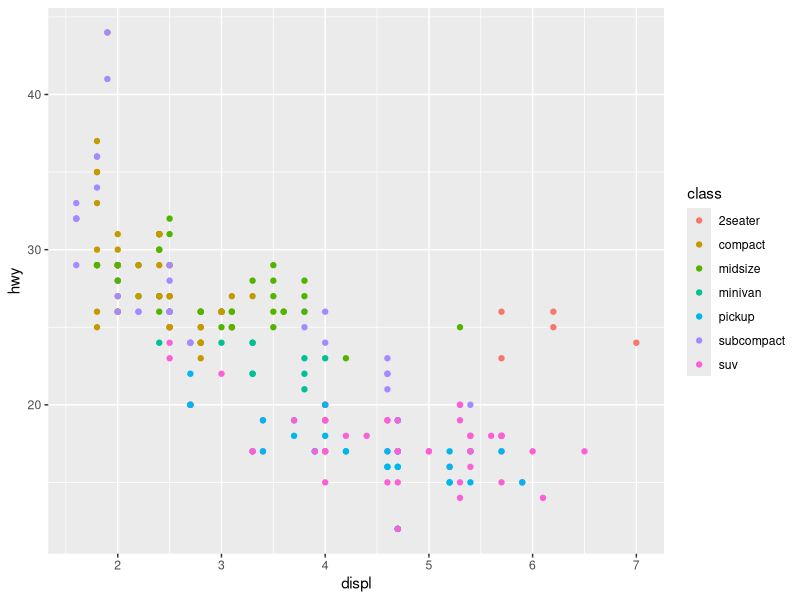
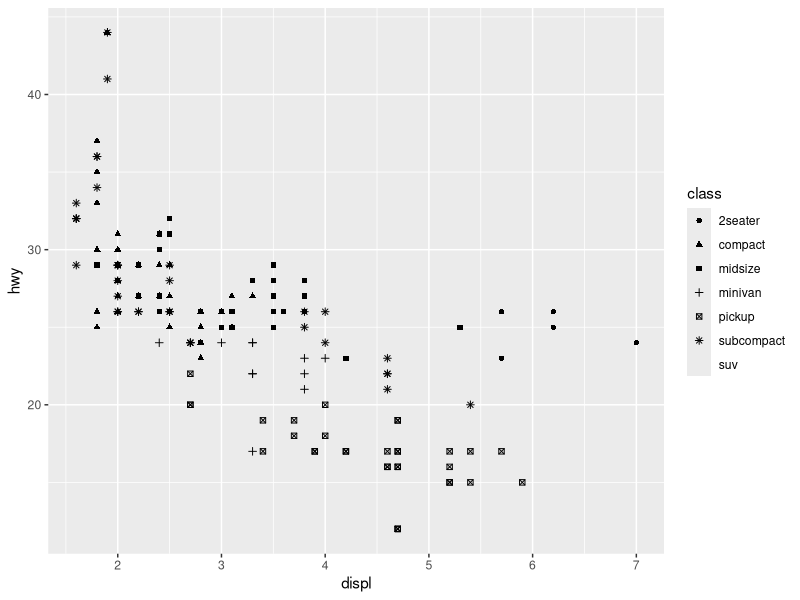
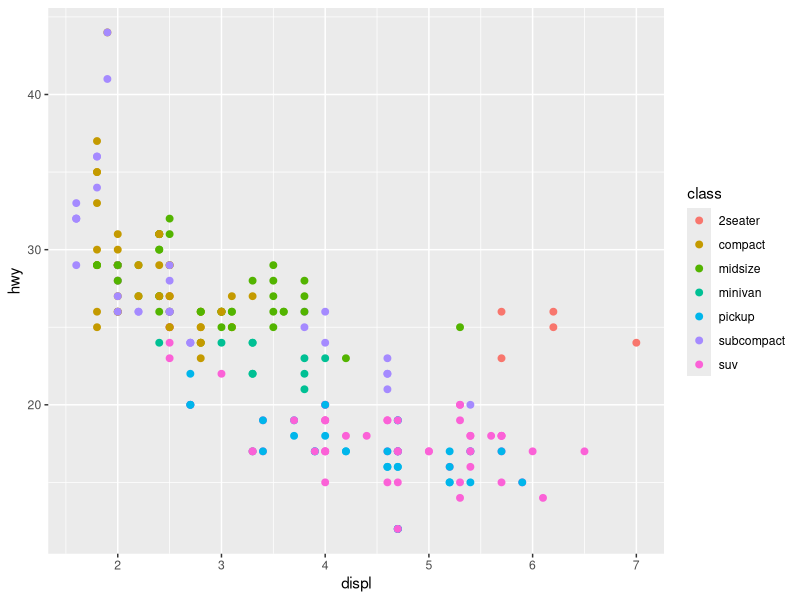
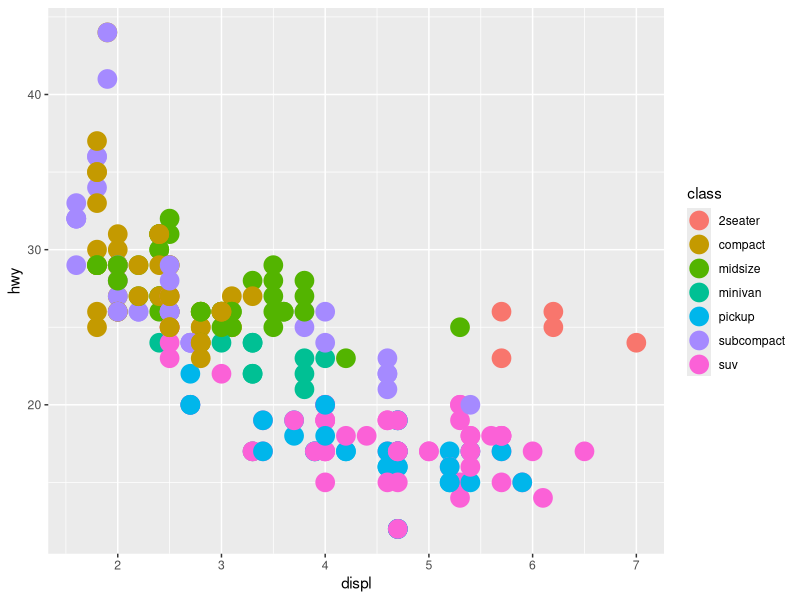
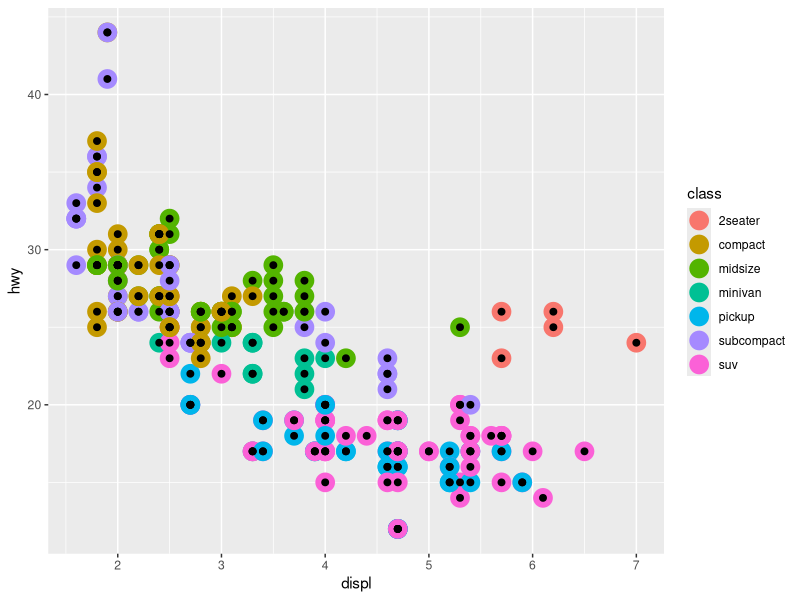
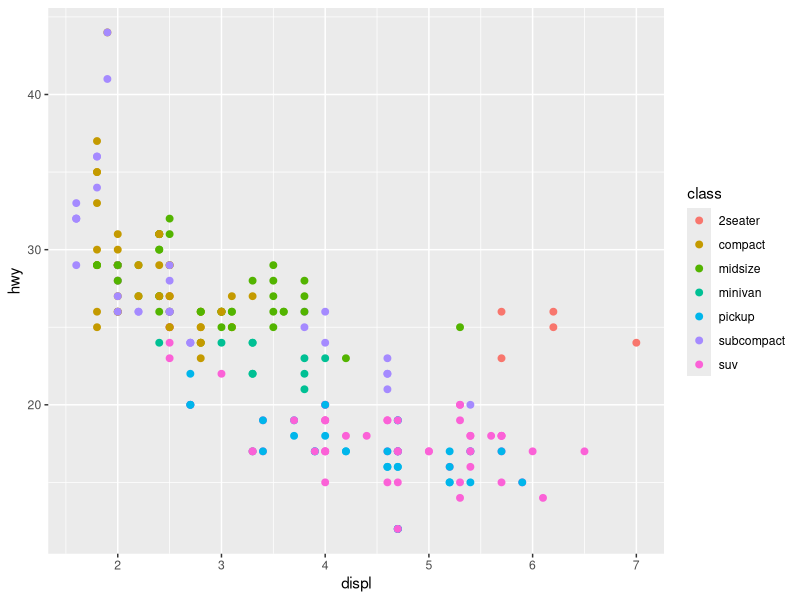
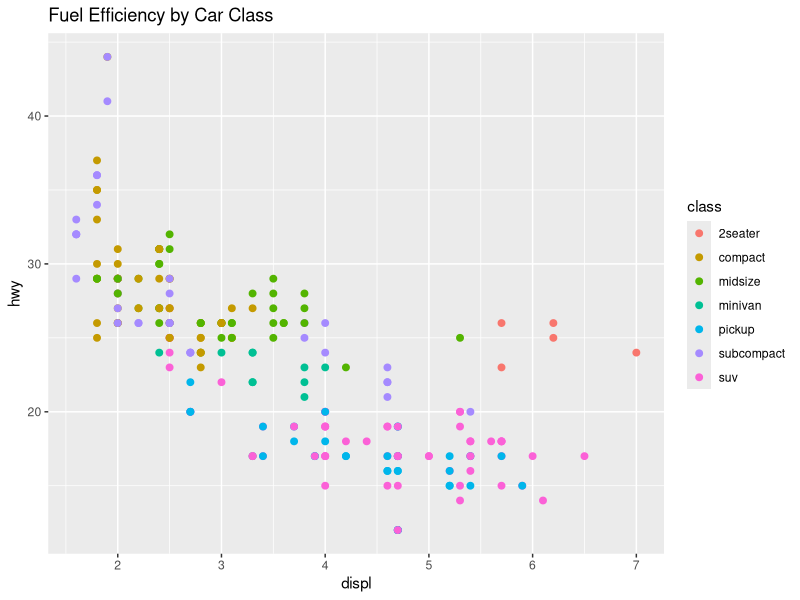
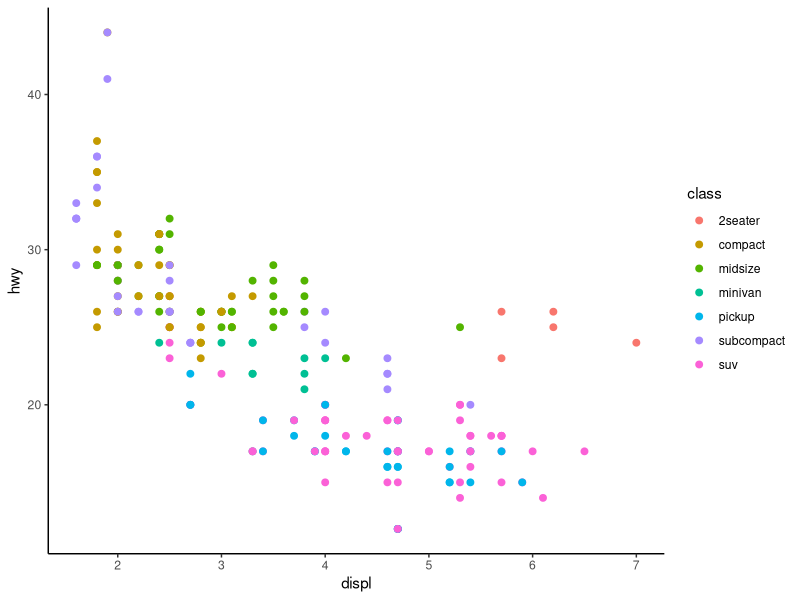

Reproduce these figures in R, in order.
## ---- chunk 1
knitr::opts_chunk$set(
  echo = TRUE,
  message = FALSE,
  warning = FALSE,
  tidy = FALSE,
  fig.width = 7,
  fig.asp = 0.618,
  dev = "png",       # Add this
  dpi = 96           # Add this
)
## ---- chunk 2


library(tidyverse)                # for ggplot2 and mpg
library(patchwork)                # for combining plots
library(scales)                   # for axis formatting

## ---- chunk 3
?mpg
names(mpg)
## ---- chunk 4
# Mapping class to color works well
ggplot(mpg, aes(x = displ, y = hwy, color = class)) +
  geom_point()
## ---- chunk 5
# Mapping class to shape produces warnings
ggplot(mpg, aes(x = displ, y = hwy, shape = class)) +
  geom_point()
## ---- chunk 6
# Create a saved plot
p1 <- ggplot(mpg, aes(x = displ, y = hwy, color = class)) + 
  geom_point(size = 2)

p1  # p1
## ---- chunk 7

p2 = p1 + geom_point(size = 6)

p2
## ---- chunk 8
p3 = p2+ geom_point(size = 2, color = "black") # "Wait... now I see BOTH layers! Small points on top of the original size!"

p3
## ---- chunk 9
p1 <- ggplot(mpg, aes(x = displ, y = hwy, color = class)) +
  geom_point(size = 2)

p1
## ---- chunk 10
# Change the labels
p1 + labs(title = "Fuel Efficiency by Car Class")

# Change the theme  
p1 + theme_classic()
## ---- chunk 11
# Save plots to variables
p1 <- ggplot(mpg, aes(x = displ, y = hwy, color = class)) +
  geom_point()

p2 <- ggplot(mpg, aes(x = displ, y = hwy, shape = class)) +
  geom_point()

# Combine side-by-side with +
p1 + p2
## ---- chunk 12
# Stack plots vertically
p1 / p2
## ---- chunk 13
# class mapped to size
ggplot(mpg, aes(x = displ, y = hwy, size = class)) +
  geom_point() 
## ---- chunk 14
# class mapped to alpha
ggplot(mpg, aes(x = displ, y = hwy, alpha = class)) +
  geom_point() 
## ---- chunk 15
ggplot(mpg, aes(x = displ, y = hwy)) + 
  geom_point(color = "blue") 
## ---- chunk 16
# color varies by class (class is a column in mpg)
ggplot(mpg, aes(x = displ, y = hwy, color = class)) +
  geom_point()
## ---- chunk 17
# all points are pink
ggplot(mpg, aes(x = displ, y = hwy)) +
  geom_point(color = "pink", size = 3)
## ---- chunk 18
# this works!
ggplot(mpg, aes(x = displ, y = hwy)) +
  geom_point(color = "blue")
## ---- chunk 19

# Your code here
## ---- chunk 20
# Your code here 
## ---- chunk 21

# Your code here
## ---- chunk 22

# Your code here
## ---- chunk 23
# Scatterplot
ggplot(mpg, aes(x = displ, y = hwy)) +  
  geom_point() 
## ---- chunk 24
# Smooth line
ggplot(mpg, aes(x = displ, y = hwy)) + 
  geom_smooth()
## ---- chunk 25
# Shape doesn't work with geom_smooth - no legend appears
ggplot(mpg, aes(x = displ, y = hwy, shape = drv)) + 
  geom_smooth()
## ---- chunk 26
# Linetype DOES work with geom_smooth
ggplot(mpg, aes(x = displ, y = hwy, linetype = drv)) + 
  geom_smooth()
## ---- chunk 27
ggplot(mpg, aes(x = displ, y = hwy, color = drv)) +
  geom_point() + 
  geom_smooth(aes(linetype = drv))
## ---- chunk 28
ggplot(mpg, aes(x = displ, y = hwy)) +
  geom_point() +
  geom_point(
   data  = mpg |> filter(class == '2seater'),
    color = "red",
    size = 3
  )
## ---- chunk 29
# Histogram shows distribution
ggplot(mpg, aes(x = hwy)) + 
  geom_histogram(binwidth = 2)
## ---- chunk 30
# Density plot shows smooth distribution
ggplot(mpg, aes(x = hwy)) + 
  geom_density()
## ---- chunk 31
# Boxplot shows summary statistics and outliers
ggplot(mpg, aes(x = hwy)) + 
  geom_boxplot()
## ---- chunk 32
# Compare these two plots
# Points overlap - hard to see how many there are
ggplot(mpg, aes(x = class, y = hwy)) +
  geom_point()

# Jittered points - easier to see individual observations
ggplot(mpg, aes(x = class, y = hwy)) +
  geom_jitter(width = 0.2)
## ---- chunk 33
 # Jittered points - easier to see individual observations
ggplot(mpg, aes(x = class, y = hwy)) +
  geom_boxplot(outlier.shape = NA) +  # Don't show outliers (we have jittered points)
  geom_jitter(aes(color = class), width = 0.2)


# Notice if you change the order of `geom_point` with `geom_jitter` the boxplot argument dominates (layers STACK)
ggplot(mpg, aes(x = class, y = hwy,color=class)) +
  geom_jitter(width = 0.2)+geom_boxplot(aes(color=class))


## ---- chunk 34
# Your code here 
## ---- chunk 35
ggplot(mpg, aes(x = displ, y = hwy)) +
  geom_smooth(aes(color = drv), show.legend = FALSE)
## ---- chunk 36
# Your code here 
## ---- chunk 37
# Instead of trying to use 7 different colors for class...
ggplot(mpg, aes(x = displ, y = hwy)) +
  geom_point() +
  facet_wrap(~ class, nrow = 2)
## ---- chunk 38
ggplot(mpg, aes(x = displ, y = hwy, color = drv)) +
geom_point() +
facet_grid(drv ~ cyl)

## ---- chunk 39

ggplot(mpg, aes(x = displ, y = hwy, color = drv)) +
geom_point() +
facet_grid(drv ~ cyl,scales="free_y")


## ---- chunk 40
ggplot(mpg, aes(x = drv, y = cyl)) + 
  geom_point()
## ---- chunk 41
# Your code here:
## ---- chunk 42
ggplot(mpg, aes(x = drv, y = cyl)) + 
  geom_point()
## ---- chunk 43
# Your code here:
## ---- chunk 44
ggplot(mpg, aes(x = displ, y = hwy, color = cyl)) +
  geom_point() +
  facet_grid(. ~ cyl)
## ---- chunk 45
ggplot(mpg, aes(x = displ, y = hwy)) +
  geom_point() +
  facet_wrap(~ class)
## ---- chunk 46
# Fill colors the inside of the bars
ggplot(mpg, aes(x = drv, fill = drv)) + 
  geom_bar()
## ---- chunk 47
# Stacked bars (default)
ggplot(mpg, aes(x = drv, fill = class)) + 
  geom_bar()
## ---- chunk 48
# All bars go to 100%
ggplot(mpg, aes(x = drv, fill = class)) +
  geom_bar(position = "fill")
## ---- chunk 49
# Side-by-side bars
ggplot(mpg, aes(x = drv, fill = class)) +
  geom_bar(position = "dodge")
## ---- chunk 50
# Your code here
## ---- chunk 51
# Your code here
